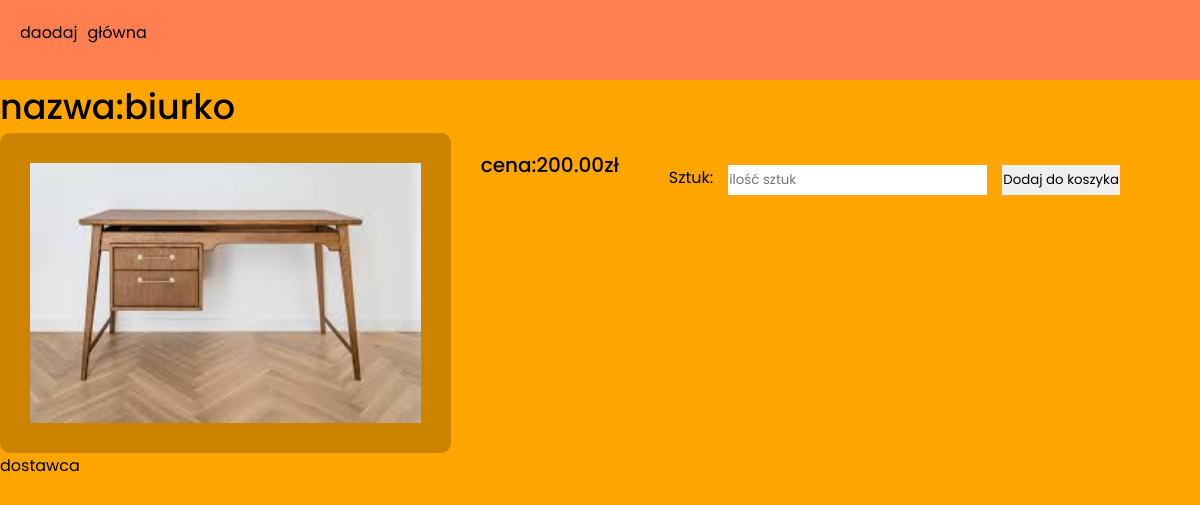
/item.php?id=4, run on the app's committed database.
### tables this page shows
CREATE TABLE `produkty` (
  `id` int(10) UNSIGNED NOT NULL,
  `id_dostawca` int(10) UNSIGNED NOT NULL,
  `nazwa` varchar(50) DEFAULT NULL COMMENT 'nazwa przedmiotu',
  `cena` decimal(10,2) DEFAULT NULL,
  `opis` text DEFAULT NULL,
  `zdiecie` varchar(100) DEFAULT NULL COMMENT 'zdjęcie jako tekst z końcówką .jpg',
  `kategoria` text NOT NULL
);

### item.php (the view, shortened to what this page needs)
<!DOCTYPE html>
<html lang="pl">
<head>
    <link rel="stylesheet" href="./css/nav.css">
    <link rel="stylesheet" href="./css/global.css">
    <link rel="stylesheet" href="./css/item.css">
</head>
<body>
<nav>
<div class="links">
            <a href="add.php" class="add linkable">daodaj</a>
            <a href="index.php" class="add linkable">główna</a>
        </div>
    </nav>
    <div class='card'>
        <?php
            $conect = mysqli_connect("localhost","root","","aledrogo");
            $zap = "select * from produkty WHERE id = ".$_GET['id'].";";
            $query = mysqli_query($conect,$zap);
            while($data = mysqli_fetch_row($query)){
                echo "<div class='imgandtitle'>
                    <p>nazwa:$data[2]</p>
                    <img src='$data[5]' alt='$data[5]'>
                    <a href='./dostawca.php?id=$data[1]'>dostawca</a>
                    </div>
                    <p class='price'>cena:$data[3]zł</p>"
                    ;
            }
        ?>
        <form action="/aledrogo/site/api/cardpost.php" method="post">
            <label for="">Sztuk:</label>
            <input type="number" name="many" id="many" placeholder="ilość sztuk">
            <input type="submit" value="Dodaj do koszyka">
        </form>
    </div>
</body>
</html>

### css/nav.css (style rules this page uses)
nav { width: 100%; padding: 20px; background-color: coral; }
form { margin-top: 15px; display: flex; gap: 15px; }
.links { display: flex; gap: 10px; }
.linkable { position: relative; }
.linkable::after { position: absolute; content: ""; width: 0%; height: 5px; background-color: aqua; left: 0; bottom: -5px; transition: 0.4s; margin-left: 50%; border-radius: 10px; }

### css/global.css (style rules this page uses)
* { margin: 0; padding: 0; box-sizing: border-box; font-family: 'Poppins', sans-serif; }
input { border: 1px solid transparent; }
a { color: black; text-decoration: none; }
p { font-weight: 500; font-size: 35px; }
body { height: 100%; display: flex; flex-direction: column; background-color: orange; }

### css/item.css (style rules this page uses)
.card { display: flex; flex-wrap: wrap; }
.price { margin-left: 30px; margin-top: 70px; font-size: 20px; }
img { height: 40vh; padding: 30px; background-color: rgba(0, 0, 0, 0.2); border-radius: 10px; }
.imgandtitle { display: flex; flex-direction: column; }
input { margin-top: 70px; height: 30px; }
label { margin-top: 70px; margin-left: 50px; }

### data on the page
produkty: nazwa "biurko", zdiecie (picture), cena "200.00"
